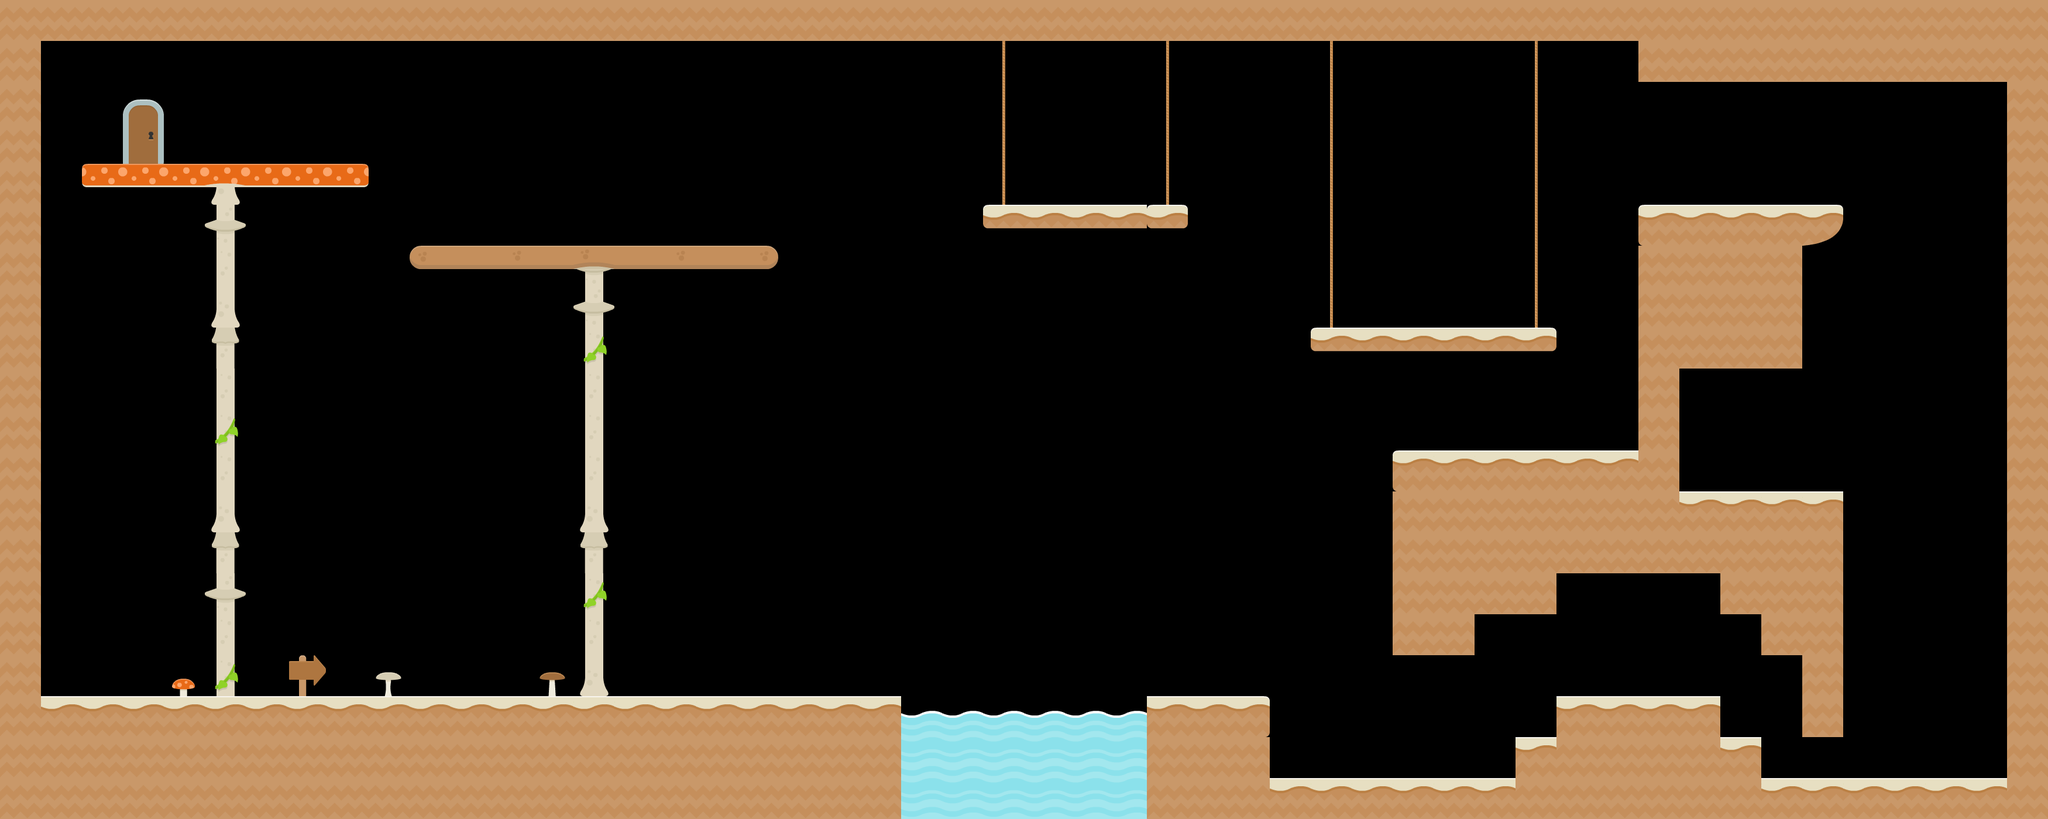

A level layout from a 2D game, rendered from its tile map. Below: a short description, then the map file with tile-grid data replaced by summaries:
An orthogonal 50x20 tile map with 70x70 px tiles, 5 tile layers (Limite, Object, CollisionLayer, End, ...), 4 tilesets.

<map version="1.0" orientation="orthogonal" renderorder="right-down" width="50" height="20" tilewidth="70" tileheight="70" nextobjectid="51">
 <tileset firstgid="1" name="sheet" tilewidth="70" tileheight="70" tilecount="98" columns="14">
  <image source="../tiles/map/sheet.png" width="980" height="490" />
  <tile id="84">
   <properties>
    <property name="tileType" value="air" />
   </properties>
  </tile>
 </tileset>
 <tileset firstgid="99" name="tiles_spritesheet" tilewidth="70" tileheight="70" spacing="2" tilecount="156" columns="12">
  <image source="../tiles/map/tiles_spritesheet.png" width="914" height="936" />
 </tileset>
 <tileset firstgid="255" name="spritesheet" tilewidth="70" tileheight="70" spacing="1" tilecount="49" columns="7">
  <image source="../tiles/map/spritesheet.png" width="512" height="512" />
 </tileset>
 <tileset firstgid="304" name="grayy" tilewidth="32" tileheight="32" tilecount="800" columns="20">
  <image source="../tiles/map/grassy_tileset.png" width="640" height="1280" />
 </tileset>
 <layer name="Limite" width="50" height="20">
  <data>[1000 cells, 1000 non-empty, 2 distinct tile ids]</data>
 </layer>
 <layer name="Object" width="50" height="20">
  <data>[1000 cells, 1000 non-empty, 13 distinct tile ids]</data>
 </layer>
 <layer name="CollisionLayer" width="50" height="20">
  <data>[1000 cells, 1000 non-empty, 19 distinct tile ids]</data>
 </layer>
 <layer name="End" width="50" height="20">
  <data>[1000 cells, 1000 non-empty, 3 distinct tile ids]</data>
 </layer>
 <layer name="Object2" width="50" height="20">
  <data>[1000 cells, 1000 non-empty, 1 distinct tile ids]</data>
 </layer>
</map>
